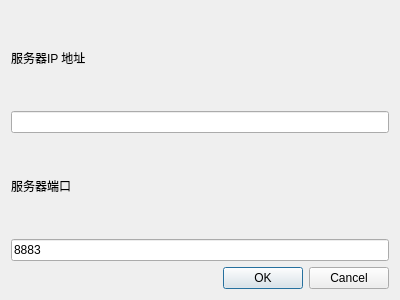
<?xml version="1.0" encoding="UTF-8"?>
<ui version="4.0">
 <class>LoginDialog</class>
 <widget class="QDialog" name="LoginDialog">
  <property name="geometry">
   <rect>
    <x>0</x>
    <y>0</y>
    <width>400</width>
    <height>300</height>
   </rect>
  </property>
  <property name="windowTitle">
   <string>设置</string>
  </property>
  <layout class="QGridLayout" name="gridLayout_2">
   <item row="0" column="0">
    <layout class="QGridLayout" name="gridLayout">
     <item row="0" column="0">
      <widget class="QLabel" name="serverIP_label">
       <property name="text">
        <string>服务器IP 地址</string>
       </property>
      </widget>
     </item>
     <item row="1" column="0">
      <widget class="QLineEdit" name="serverIP_lineEdit"/>
     </item>
     <item row="2" column="0">
      <widget class="QLabel" name="serverPort_label">
       <property name="text">
        <string>服务器端口</string>
       </property>
      </widget>
     </item>
     <item row="3" column="0">
      <widget class="QLineEdit" name="serverPort_lineEdit">
       <property name="text">
        <string>8883</string>
       </property>
      </widget>
     </item>
     <item row="4" column="0">
      <widget class="QDialogButtonBox" name="buttonBox">
       <property name="orientation">
        <enum>Qt::Horizontal</enum>
       </property>
       <property name="standardButtons">
        <set>QDialogButtonBox::Cancel|QDialogButtonBox::Ok</set>
       </property>
      </widget>
     </item>
    </layout>
   </item>
  </layout>
 </widget>
 <resources/>
 <connections>
  <connection>
   <sender>buttonBox</sender>
   <signal>accepted()</signal>
   <receiver>LoginDialog</receiver>
   <slot>accept()</slot>
   <hints>
    <hint type="sourcelabel">
     <x>248</x>
     <y>254</y>
    </hint>
    <hint type="destinationlabel">
     <x>157</x>
     <y>274</y>
    </hint>
   </hints>
  </connection>
  <connection>
   <sender>buttonBox</sender>
   <signal>rejected()</signal>
   <receiver>LoginDialog</receiver>
   <slot>reject()</slot>
   <hints>
    <hint type="sourcelabel">
     <x>316</x>
     <y>260</y>
    </hint>
    <hint type="destinationlabel">
     <x>286</x>
     <y>274</y>
    </hint>
   </hints>
  </connection>
 </connections>
</ui>
